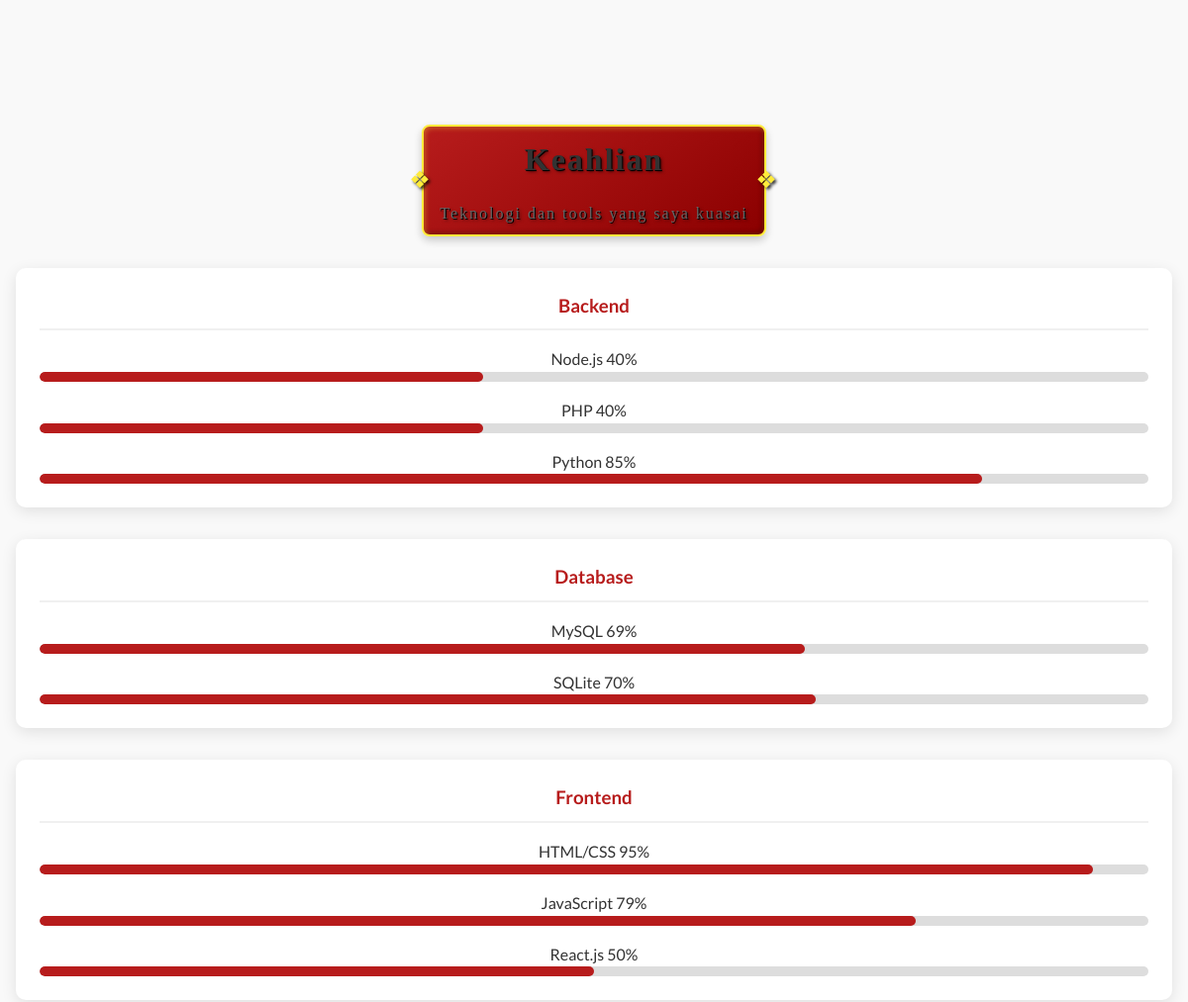
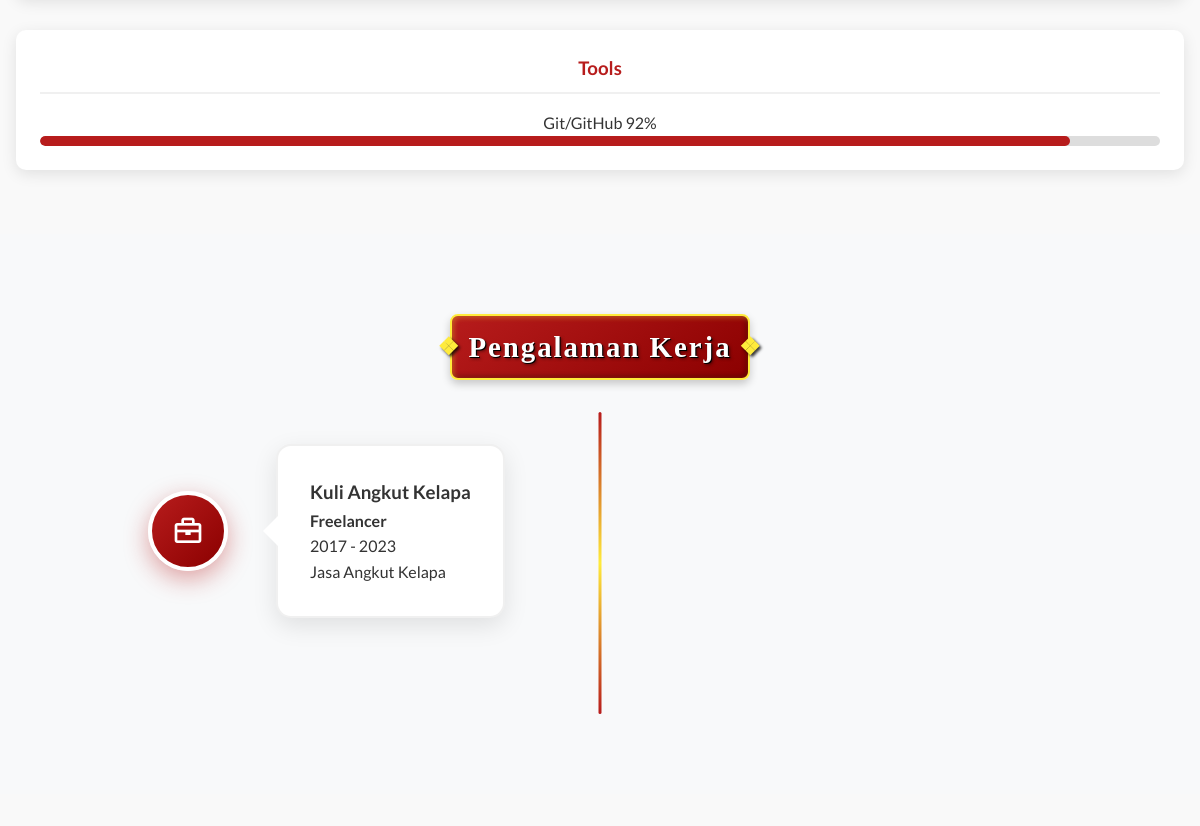
The app's page / (middle part), older data (2 pictures, top to bottom).
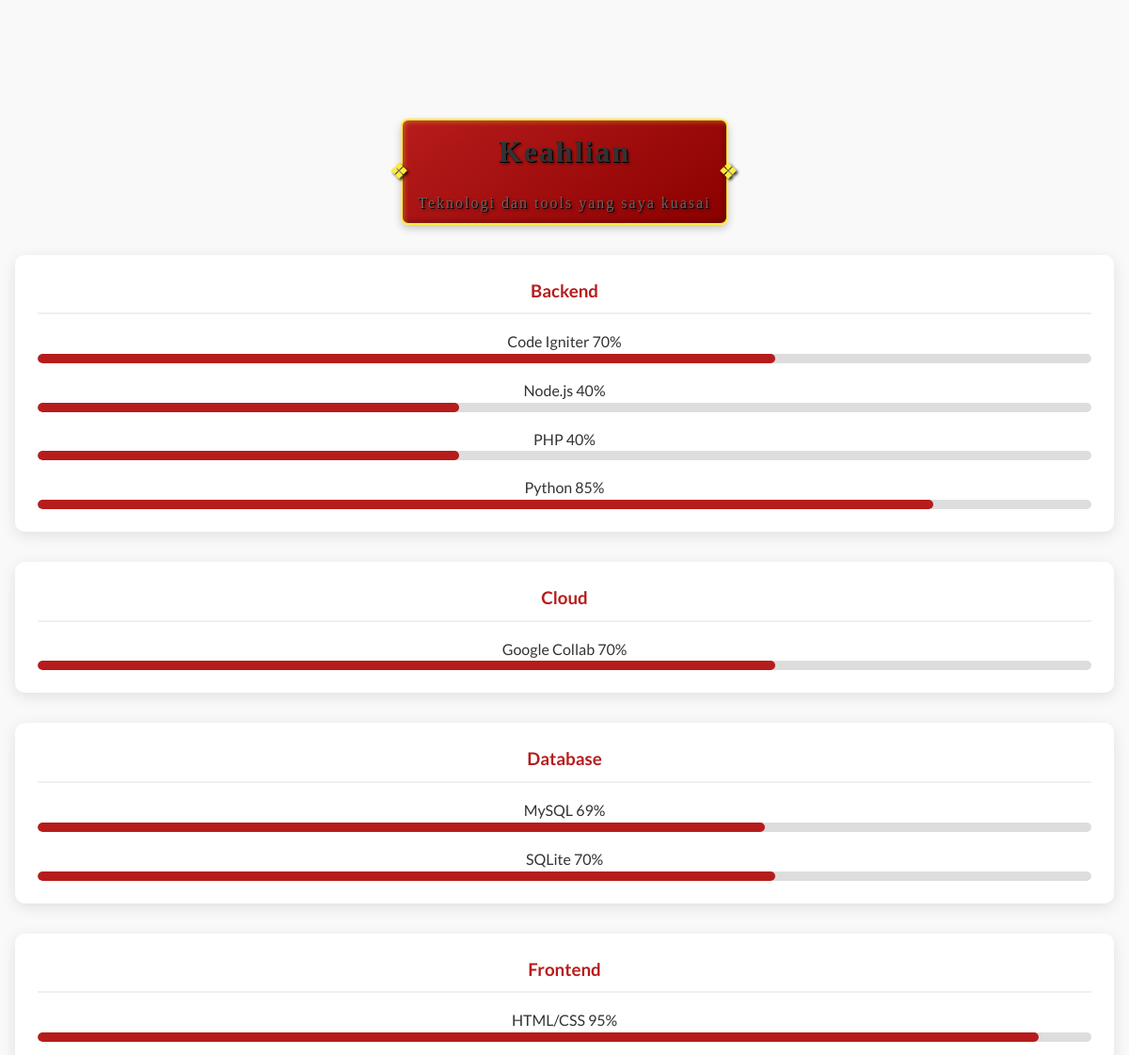
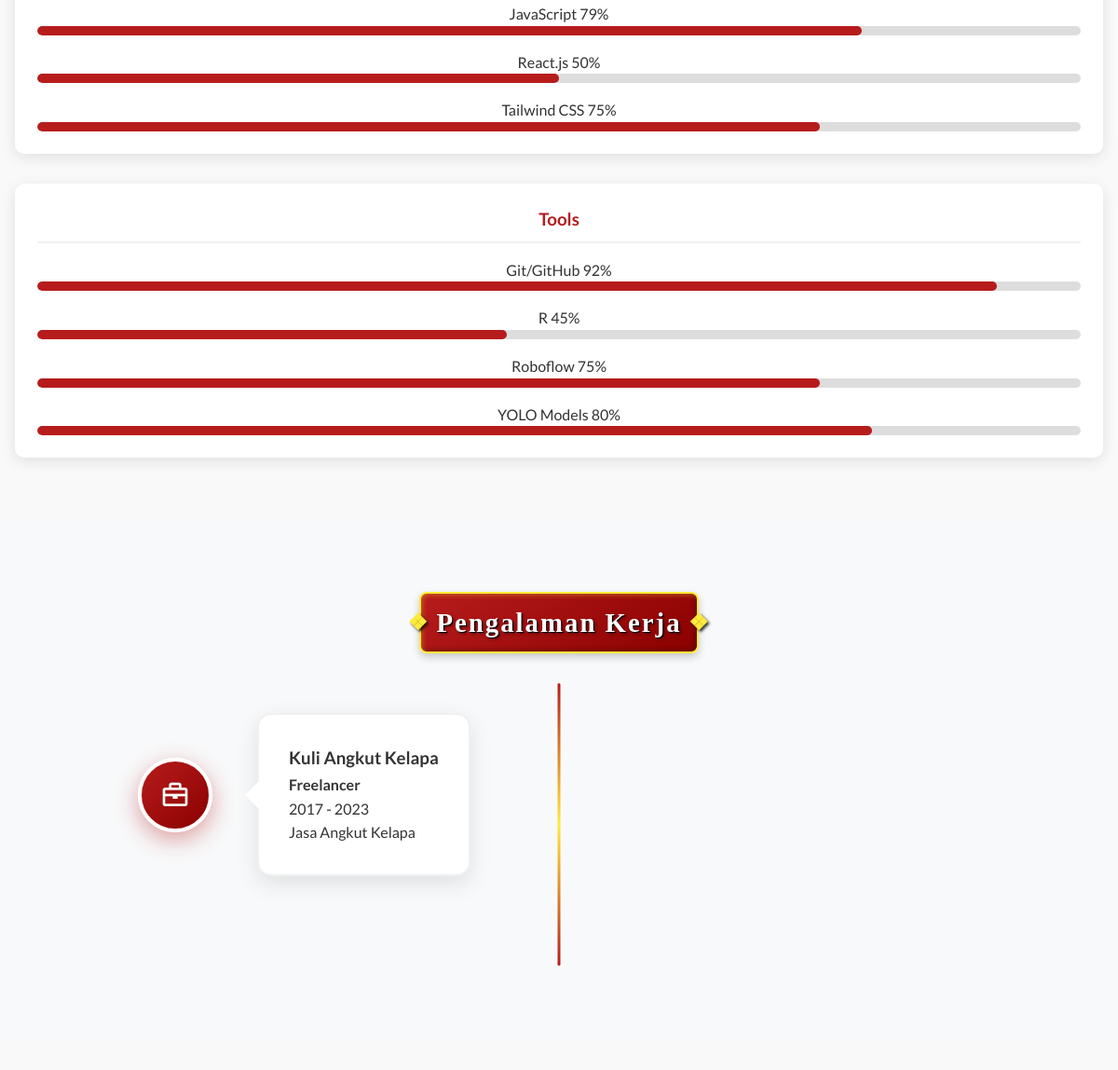
The same page, newer data (2 pictures, top to bottom).
### tables this page shows
CREATE TABLE skills (
        id INTEGER PRIMARY KEY AUTOINCREMENT,
        name TEXT NOT NULL,
        percentage INTEGER NOT NULL,
        category TEXT NOT NULL,
        created_at DATETIME DEFAULT CURRENT_TIMESTAMP
    );

CREATE TABLE experience (
        id INTEGER PRIMARY KEY AUTOINCREMENT,
        position TEXT NOT NULL,
        company TEXT NOT NULL,
        period TEXT NOT NULL,
        description TEXT NOT NULL,
        start_date DATE,
        end_date DATE,
        created_at DATETIME DEFAULT CURRENT_TIMESTAMP
    );

### index.php (the view, shortened to what this page needs)
<?php
include 'header.php';
require_once 'database/init_db.php';
try {
    $stmt = $pdo->query("SELECT * FROM skills ORDER BY category, name");
    $skills = $stmt->fetchAll(PDO::FETCH_ASSOC);
    $stmt = $pdo->query("SELECT * FROM experience ORDER BY start_date DESC LIMIT 3");
    $experiences = $stmt->fetchAll(PDO::FETCH_ASSOC);
} catch (PDOException $e) {
    $profile = [
        'name' => 'Revolutionary Developer',
        'title' => 'Full Stack Developer & Digital Innovator',
        'bio' => 'Seorang developer passionate yang berfokus pada inovasi digital',
        'image_url' => 'img/profile.png',
        'email' => 'admin@revolutionary.dev',
        'phone' => '+62 812-3456-7890',
        'location' => 'Jakarta, Indonesia'
    ];
    $skills = [];
    $experiences = [];
    $education = [];
    $recent_articles = [];
    $activities = [];
    $portfolio_items = [];
}
?>
<section class="section skills" id="skills">
    <div class="container">
        <div class="section-title">
            <h2>Keahlian</h2>
            <p>Teknologi dan tools yang saya kuasai</p>
        </div>
        <?php if (!empty($skills)): ?>
        <div class="skills-container">
            <?php
            $skill_categories = [];
            foreach ($skills as $skill) {
                $skill_categories[$skill['category']][] = $skill;
            }
            ?>
            <?php foreach ($skill_categories as $category => $category_skills): ?>
            <div class="skill-category">
                <h3><?php echo htmlspecialchars($category); ?></h3>
                <div class="skills-grid">
                    <?php foreach ($category_skills as $skill): ?>
                    <div class="skill-item">
                        <div class="skill-header">
                            <span class="skill-name"><?php echo htmlspecialchars($skill['name']); ?></span>
                            <span class="skill-percentage"><?php echo intval($skill['percentage']); ?>%</span>
                        </div>
                        <div class="skill-bar">
                            <div class="skill-progress" style="width: <?php echo intval($skill['percentage']); ?>%" data-percentage="<?php echo intval($skill['percentage']); ?>"></div>
                        </div>
                    </div>
                    <?php endforeach; ?>
                </div>
            </div>
            <?php endforeach; ?>
        </div>
        <?php else: ?>
        <p class="no-data">Data keahlian belum tersedia.</p>
        <?php endif; ?>
    </div>
</section>
    <section id="experience" class="experience-section">
      <div class="container">
        <h2 class="section-title">Pengalaman Kerja</h2>
        <div class="experience-timeline">
          <?php
          try {
              $stmt = $pdo->query("SELECT * FROM experience ORDER BY start_date DESC");
              $experiences = $stmt->fetchAll(PDO::FETCH_ASSOC);
              if (empty($experiences)) {
                  echo '<p style="text-align: center; color: #666;">Belum ada pengalaman yang ditambahkan.</p>';
              } else {
                  foreach ($experiences as $experience) {
                      echo '<div class="experience-item">';
                      echo '<div class="experience-icon">';
                      echo '<i class="bx bx-briefcase"></i>';
                      echo '</div>';
                      echo '<div class="experience-content">';
                      echo '<h3>' . htmlspecialchars($experience['position']) . '</h3>';
                      echo '<h4>' . htmlspecialchars($experience['company']) . '</h4>';
                      echo '<span class="experience-date">' . htmlspecialchars($experience['period']) . '</span>';
                      echo '<p>' . htmlspecialchars($experience['description']) . '</p>';
                      echo '</div>';
                      echo '</div>';
                  }
              }
          } catch (PDOException $e) {
              echo '<p style="text-align: center; color: #666;">Error loading experiences.</p>';
          }
          ?>
        </div>
      </div>
    </section>
<?php include 'footer.php'; ?>

### header.php (shortened to what this page needs)
<!DOCTYPE html>
<html lang="id">
  <head>
    <link
      href="https://unpkg.com/boxicons@2.1.1/css/boxicons.min.css"
      rel="stylesheet"
    />
    <link rel="stylesheet" href="assets/css/style.css" />
  </head>
  <body>
    <main>
  </body>
</html>

### footer.php (shortened to what this page needs)
  </body>
</html>

### assets/css/style.css (style rules this page uses)
* { margin: 0; padding: 0; box-sizing: border-box; }
html { scroll-behavior: smooth; }
body { font-family: "Lato", sans-serif; background-color: #f9f9f9; color: #333; line-height: 1.6; }
.container { max-width: 1200px; margin: 0 auto; padding: 0 1rem; }
.section { padding: 100px 0 60px; }
.section-title { text-align: center; font-size: 1.8rem; margin-bottom: 1rem; color: #fff; font-family: "Georgia", "Times New Roman", serif; position: relative; padding: 8px 16px; background: linear-gradient(145deg, #b71c1c, #8b0000); border-radius: 8px; border: 2px solid #ffeb3b; box-shadow: inset 2px 2px 5px rgba(255, 235, 59, 0.3), inset -2px -2px 5px rgba(0, 0, 0, 0.3), 0 4px 8px rgba(0, 0, 0, 0.2); text-shadow: 1px 1px 0 #000, 2px 2px 3px rgba(0, 0, 0, 0.5); letter-spacing: 2px; display: block; transition: all 0.3s ease; margin: 0 auto 2rem; width: fit-content; }
.section-title::before { content: "❖"; position: absolute; left: -15px; top: 50%; transform: translateY(-50%); color: #ffeb3b; font-size: 1.5rem; text-shadow: 2px 2px 3px rgba(0, 0, 0, 0.8); }
.section-title::after { content: "❖"; position: absolute; right: -15px; top: 50%; transform: translateY(-50%); color: #ffeb3b; font-size: 1.5rem; text-shadow: 2px 2px 3px rgba(0, 0, 0, 0.8); }
.skill-bar { background: #ddd; border-radius: 20px; overflow: hidden; height: 10px; width: 100%; }
.skill-progress { background: #b71c1c; height: 100%; border-radius: 20px; transition: width 0.5s ease-in-out; }
.section { padding: 4rem 0; margin-top: 70px; text-align: center; }
.section-title { text-align: center; margin-bottom: 2rem; display: flex; justify-content: center; align-items: center; flex-direction: column; }
.section-title h2 { font-size: 2rem; color: #333; margin-bottom: 1rem; font-weight: 700; text-align: center; }
.section-title p { font-size: 1rem; color: #666; max-width: 600px; margin: 0 auto; text-align: center; line-height: 1.6; }
.skills-container { display: grid; gap: 2rem; }
.skill-category { background: #fff; padding: 1.5rem; border-radius: 10px; box-shadow: 0 4px 15px rgba(0, 0, 0, 0.1); }
.skill-category h3 { color: #b71c1c; margin-bottom: 1rem; padding-bottom: 0.5rem; border-bottom: 2px solid #f0f0f0; }
.skills-grid { display: grid; gap: 1rem; }
.experience-section { background: #f8f9fa; padding: 5rem 0; }
.experience-timeline { max-width: 1000px; margin: 0 auto; position: relative; padding: 2rem 0; }
.experience-timeline::before { content: ""; position: absolute; left: 50%; top: 0; bottom: 0; width: 3px; background: linear-gradient(to bottom, #b71c1c, #ffeb3b, #b71c1c); transform: translateX(-50%); border-radius: 2px; }
.experience-item { display: flex; align-items: center; margin-bottom: 4rem; position: relative; }
.experience-item:nth-child(odd) { flex-direction: row; }
.experience-icon { width: 80px; height: 80px; background: linear-gradient(135deg, #b71c1c, #8b0000); border: 4px solid #fff; border-radius: 50%; display: flex; align-items: center; justify-content: center; color: #fff; font-size: 2rem; position: relative; z-index: 2; margin: 0 3rem; box-shadow: 0 8px 25px rgba(183, 28, 28, 0.4); transition: all 0.3s ease; }
.experience-content { background: #fff; padding: 2rem; border-radius: 15px; box-shadow: 0 8px 25px rgba(0, 0, 0, 0.1); max-width: 400px; position: relative; border: 2px solid #f0f0f0; transition: all 0.3s ease; }
.experience-item:nth-child(odd) .experience-content::before { content: ""; position: absolute; left: -15px; top: 50%; transform: translateY(-50%); width: 0; height: 0; border-style: solid; border-width: 15px 15px 15px 0; border-color: transparent #fff transparent transparent; }

Row changes from the older to the newer data that the page shows:
added skills: name "Code Igniter", percentage "70", shown under "Backend"
added skills: name "Google Collab", percentage "70", shown under "Cloud"
added skills: name "Tailwind CSS", percentage "75", shown under "Frontend"
added skills: name "R", percentage "45", shown under "Tools"
added skills: name "Roboflow", percentage "75", shown under "Tools"
added skills: name "YOLO Models", percentage "80", shown under "Tools"
Text that changed along with them:
new list line: "Cloud"
